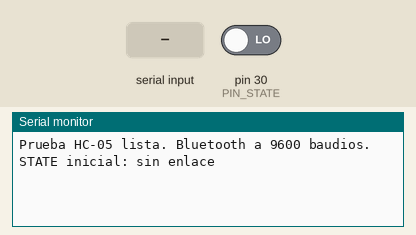
Simulated run of this sketch. Board: Arduino Mega 2560, built with avr-gcc and run on an emulated ATmega2560. On the bench: the last lines printed to the serial monitor. The inputs (shaded band) are chosen by the test bench; at power-on: pin 30 (PIN_STATE) LOW.

Above: at 1.2 s.
1.3 s: pin 30 (PIN_STATE) driven HIGH
At 2.0 s:
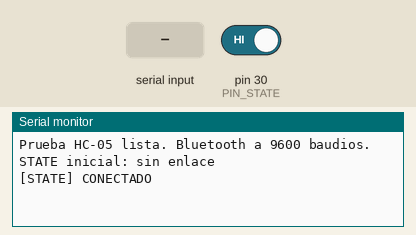
2.8 s: "1" received over the second serial link
At 3.1 s:
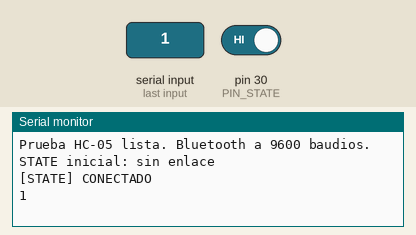
4.3 s: pin 30 (PIN_STATE) driven LOW
At 5.5 s:
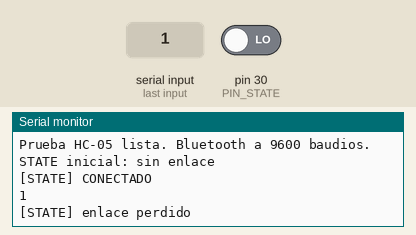
5.8 s: "0" received over the second serial link
At 6.6 s:
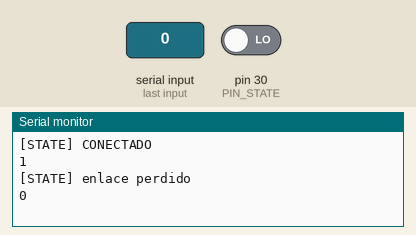

The sketch:

prueba-hc05.ino
```cpp
/*
  Prueba del HC-05 en el Mega: puente entre el USB (Serial) y el Bluetooth
  (Serial1), y aviso cuando cambia el pin STATE.

  Conexiones:
    HC-05 VCC -> 5V, GND -> GND
    HC-05 TXD -> D19 (RX1)
    HC-05 RXD -> D18 (TX1)
    HC-05 STATE -> D30 (HIGH = hay enlace)

  Uso: abrir el monitor serie a 115200. Lo que se escribe ahí sale por
  Bluetooth y lo que llega por Bluetooth aparece ahí. Si llegan caracteres
  raros, cambiar BT_BAUDIOS (9600 de fábrica; algunos vienen en 38400).
  Además, cada 2 s manda por Bluetooth un "PING n" para ver si llega a la PC.
*/

const unsigned long USB_BAUDIOS = 115200;
const unsigned long BT_BAUDIOS = 9600;
const uint8_t PIN_STATE = 30;
const unsigned long PERIODO_PING_MS = 2000;

bool enlaceAnterior = false;
unsigned long ultimoPing = 0;
unsigned long numPing = 0;

void setup() {
  Serial.begin(USB_BAUDIOS);
  Serial1.begin(BT_BAUDIOS);
  pinMode(PIN_STATE, INPUT);
  enlaceAnterior = digitalRead(PIN_STATE);
  Serial.print(F("Prueba HC-05 lista. Bluetooth a "));
  Serial.print(BT_BAUDIOS);
  Serial.print(F(" baudios. STATE inicial: "));
  Serial.println(enlaceAnterior ? F("CONECTADO") : F("sin enlace"));
}

void loop() {
  while (Serial.available()) {
    Serial1.write(Serial.read());
  }
  while (Serial1.available()) {
    Serial.write(Serial1.read());
  }

  bool enlace = digitalRead(PIN_STATE);
  if (enlace != enlaceAnterior) {
    enlaceAnterior = enlace;
    Serial.println(enlace ? F("\n[STATE] CONECTADO") : F("\n[STATE] enlace perdido"));
  }

  if (millis() - ultimoPing >= PERIODO_PING_MS) {
    ultimoPing = millis();
    Serial1.print(F("PING "));
    Serial1.println(numPing++);
  }
}
```

Measured:
- after the input at 1.3 s, the serial monitor: prints a new line at once (image 1)
- after the input at 2.8 s, the serial monitor: prints a new line at once (image 2)
- after the input at 4.3 s, the serial monitor: prints a new line at once (image 3)
- after the input at 5.8 s, the serial monitor: prints a new line at once (image 4)
